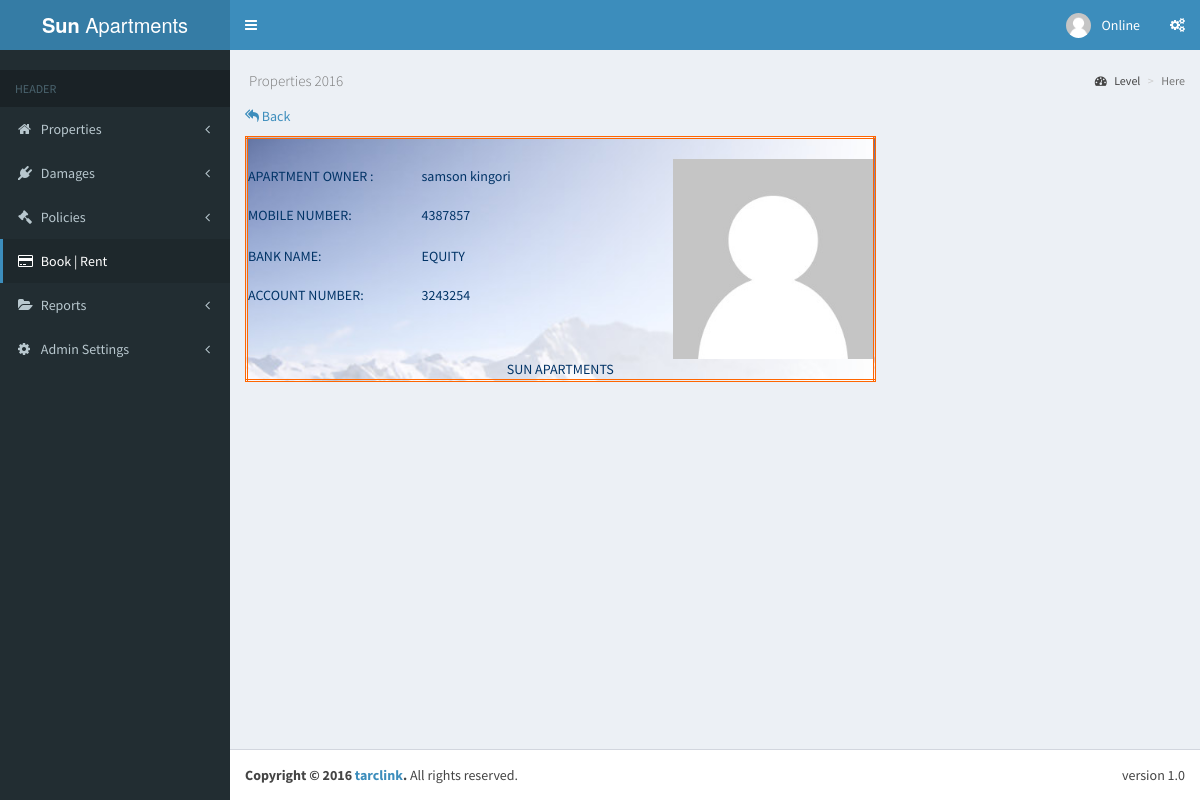
Page /admin/otherpay.php?mobile_num=4387857 (signed in) on the committed database.
### tables this page shows
CREATE TABLE `users` (
  `userid` int(11) NOT NULL,
  `username` varchar(250) NOT NULL,
  `emailad` varchar(20) NOT NULL,
  `idcard` int(20) NOT NULL,
  `phonenum` int(20) NOT NULL,
  `password` varchar(100) NOT NULL,
  `sirname` varchar(20) NOT NULL,
  `othernames` varchar(20) NOT NULL,
  `category` varchar(50) NOT NULL,
  `status` varchar(50) NOT NULL,
  `logs` varchar(200) NOT NULL,
  `bank_name` varchar(50) NOT NULL,
  `bank_account` int(50) NOT NULL,
  `pass_status` varchar(250) NOT NULL
);

### admin/otherpay.php (the view, shortened to what this page needs)
<?php include "xh.php";?>
        <p> <a href="booking.php"><i class="fa fa-mail-reply-all"></i> Back</a></p>
        <?php
        $id=$_REQUEST['mobile_num'];
        $do=mysql_query("SELECT * from users where phonenum='$id' ")or die(mysql_error());
        $array=mysql_fetch_array($do);
        $count=mysql_num_rows($do);
        if($count >0)
        {
          ?>
          <table style="border: 3px double #FF6600; background:url(../images/back.jpg);background-size:cover; padding:12px; color:#003366">
            <tr>
              <td scope="col" colspan="3" align="center"> </td>
            </tr>
            <tr>
              <td colspan="3">&nbsp;</td>
            </tr>
            <tr>
              <td width="175" height="34">APARTMENT OWNER :</td>
              <td width="251"><?php echo $array['othernames'];?> </td>
              <td rowspan="5"><img src="../dist/img/user2-160x160.jpg" width="200" height="200"  id="images"/></td>
            </tr>
            <tr>
              <td>MOBILE NUMBER: </td>
              <td><?php echo $array['phonenum'];?></td>
            </tr>
            <tr>
              <td height="38">BANK NAME: </td>
              <td><?php echo $array['bank_name'];?></td>
            </tr>
            <tr>
              <td height="40">ACCOUNT NUMBER: </td>
              <td><?php echo $array['bank_account'];?> </td>
            </tr>
            <tr>
              <td colspan="3">&nbsp;</td>
            </tr>
            <tr>
              <td colspan="3" align="center">SUN APARTMENTS</td>
            </tr>
          </table>
          <?php
        }
        ?>
 <?php include "xf.php"; ?>

### admin/xh.php (shortened to what this page needs)
<!DOCTYPE html>
<html>
<head>
    <link rel="stylesheet" href="../bootstrap/css/bootstrap.min.css">
    <link rel="stylesheet" href="https://cdnjs.cloudflare.com/ajax/libs/font-awesome/4.5.0/css/font-awesome.min.css">
    <link rel="stylesheet" href="https://cdnjs.cloudflare.com/ajax/libs/ionicons/2.0.1/css/ionicons.min.css">
    <link rel="stylesheet" href="../plugins/datatables/dataTables.bootstrap.css">
    <link rel="stylesheet" href="../dist/css/AdminLTE.min.css">
    <link rel="stylesheet" href="../dist/css/skins/_all-skins.min.css">
<body class="hold-transition skin-blue sidebar-mini">
<div class="wrapper">
    <header class="main-header">
        <a href="index.php" class="logo">
            <span class="logo-lg"><b>Sun</b> Apartments</span>
        </a>
        <nav class="navbar navbar-static-top" role="navigation">
            <a href="#" class="sidebar-toggle" data-toggle="offcanvas" role="button">
            </a>
            <div class="navbar-custom-menu">
                <ul class="nav navbar-nav">
                    <li class="dropdown user user-menu">
                        <a href="#" class="dropdown-toggle" data-toggle="dropdown">
                            <img src="../dist/img/user2-160x160.jpg" class="user-image" alt="User Image">
                            <span class="hidden-xs">Online</span>
                        </a>
                            </li>
                        </ul>
                    <li>
                        <a href="#" data-toggle="control-sidebar"><i class="fa fa-gears"></i></a>
                    </li>
            </div>
        </nav>
    </header>
    <aside class="main-sidebar">
        <section class="sidebar">
            <div class="user-panel">
                <div class="pull-left info">
                </div>
            </div>
            <ul class="sidebar-menu">
                <li class="header">HEADER</li>
                <li class="treeview">
                    <a href="#"><i class="fa fa-home"></i> <span>Properties</span>
                        <span class="pull-right-container">
              <i class="fa fa-angle-left pull-right"></i>
            </span>
                    </a>
                </li>
                <li class="treeview">
                    <a href="#"><i class="fa fa-plug"></i> <span>Damages</span>
                        <span class="pull-right-container">
              <i class="fa fa-angle-left pull-right"></i>
            </span>
                    </a>
                </li>
                <li class="treeview">
                    <a href="#"><i class="fa fa-gavel"></i> <span>Policies</span>
                        <span class="pull-right-container">
              <i class="fa fa-angle-left pull-right"></i>
            </span>
                    </a>
                </li>
                <li class="active"><a href="booking.php"><i class="fa fa-credit-card"></i> <span>Book | Rent</span></a></li>
                <li class="treeview">
                    <a href="#"><i class="fa fa-folder-open"></i> <span>Reports</span>
                        <span class="pull-right-container">
              <i class="fa fa-angle-left pull-right"></i>
            </span>
                    </a>
                </li>
                <li class="treeview">
                    <a href="#"><i class="fa fa-cog"></i> <span>Admin Settings</span>
                        <span class="pull-right-container">
              <i class="fa fa-angle-left pull-right"></i>
            </span>
                    </a>
                </li>
            </ul>
        </section>
    </aside>
    <div class="content-wrapper">
        <section class="content-header">
            <h1>
                <small> Properties 2016</small>
            </h1>
            <ol class="breadcrumb">
                <li><a href="#"><i class="fa fa-dashboard"></i> Level</a></li>
                <li class="active">Here</li>
            </ol>
        </section>
        <section class="content">

### admin/xf.php (shortened to what this page needs)
</section>
</div>
<footer class="main-footer">
    <div class="pull-right hidden-xs">
        version 1.0
    </div>
    <strong>Copyright &copy; 2016 <a href="http://tarclink.com">tarclink</a>.</strong> All rights reserved.
</footer>
</div>
</body>
</html>

### rows in the picture
users: othernames "samson kingori", phonenum "4387857", bank_name "EQUITY", bank_account "3243254"
